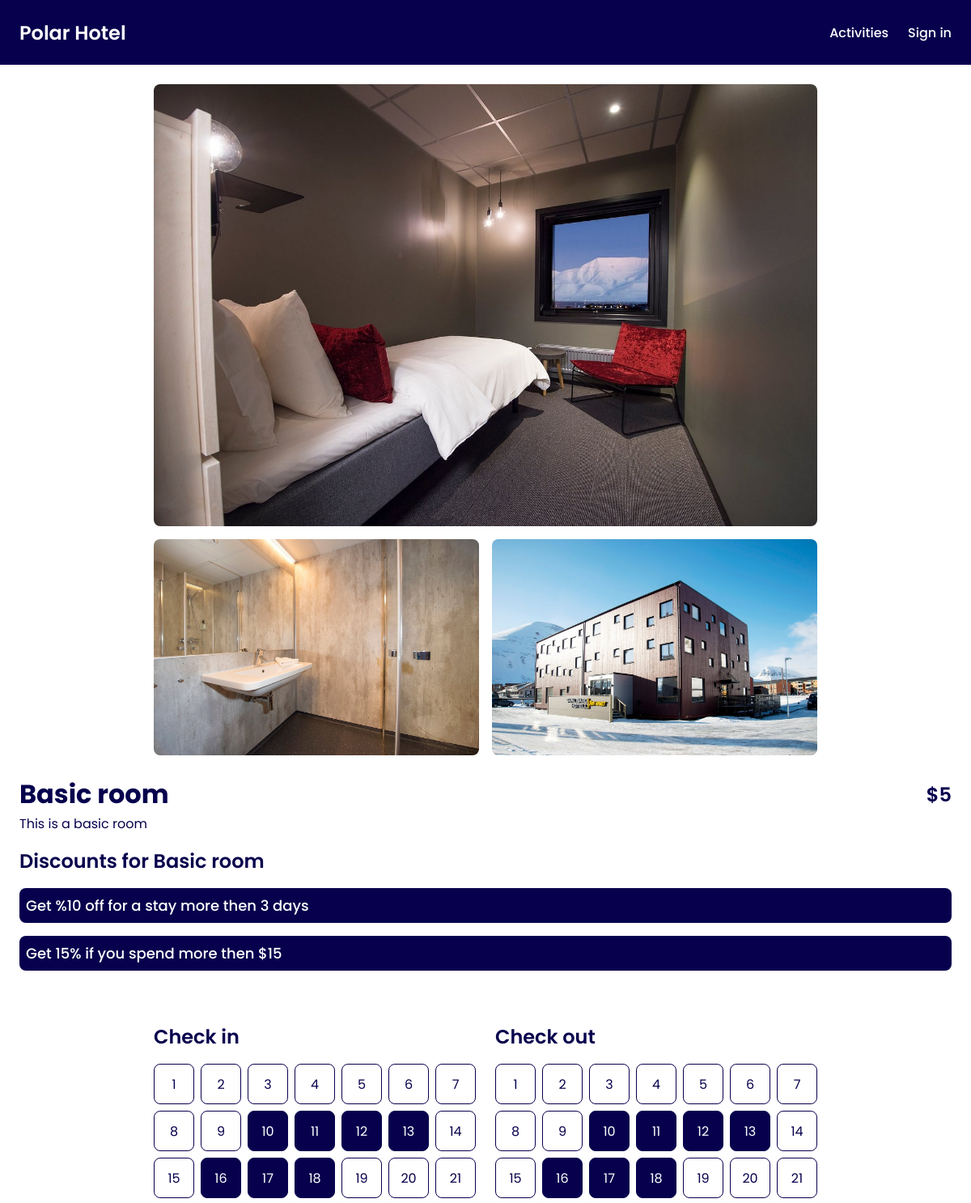
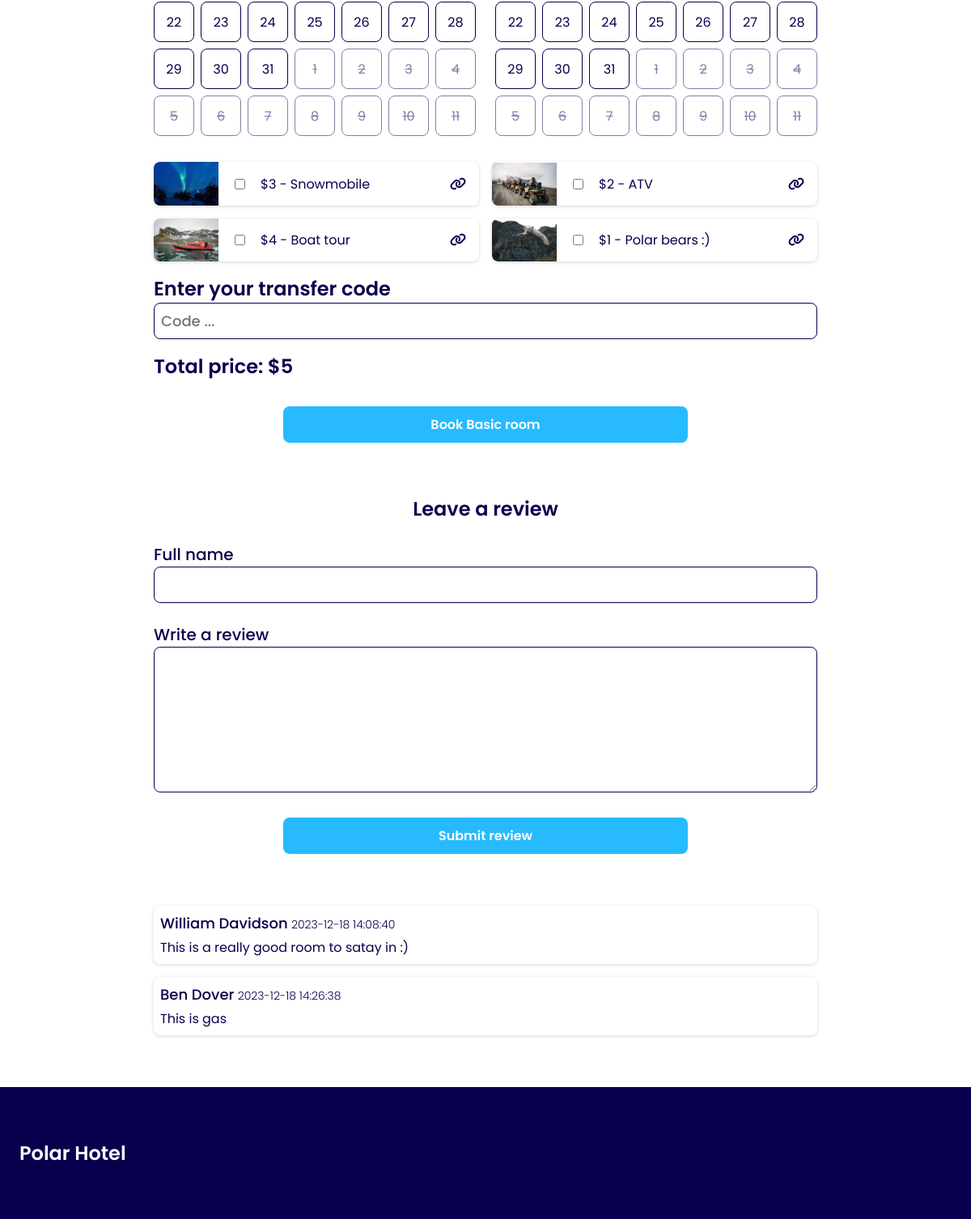
The app's page /room.php?room=009c6170-1ef2-402a-82c2-8c1fc8badce3 with its own data (2 pictures, top to bottom).
### tables this page shows
CREATE TABLE activities (
	id VARCHAR PRIMARY KEY,
	name VARCHAR,
	price INTEGER,
	description VARCHAR,
	image VARCHAR
);

CREATE TABLE room_reviews (
	id INTEGER PRIMARY KEY,
	room_id VARCHAR NOT NULL,
	name VARCHAR,
	review VARCHAR,
	created_date DATETIME DEFAULT CURRENT_TIMESTAMP,
	FOREIGN KEY (room_id) REFERENCES rooms (id)
);

### app/getRooms.php (called while the page is built, shortened)
<?php
require_once __DIR__ . "/../vendor/autoload.php";
$stars = intval($_ENV["STARS"]);
$getRooms = $db->query("SELECT rooms.id, rooms.name, rooms.price, rooms.description, image_room.image FROM rooms
INNER JOIN image_room ON image_room.room_id = rooms.id");
$getRooms->execute();
$rooms = $getRooms->fetchAll(PDO::FETCH_ASSOC);
$mappedRooms = [];
foreach ($rooms as $room) {
    $id = $room["id"];
    $price = intval($room["price"]);
    $price = $price + $stars;
    if (!isset($mappedRooms[$id])) {
        $mappedRooms[$id] = [
            "id" => $id,
            "name" => $room["name"],
            "price" => $price,
            "description" => $room["description"],
            "images" => [],
        ];
    }
    $mappedRooms[$id]["images"][] = $room["image"];
}
$rooms = array_values($mappedRooms);

### app/hotelFunctions.php (called while the page is built, shortened)
<?php
function monthArrayDate(int $timeStamp): array
{
    return [
        "date" => date("Y-m-d", $timeStamp),
        "dayOfWeek" => intval(date("N", $timeStamp)),
        "dayDate" => intval(date("d", $timeStamp)),
        "month" => intval(date("m", $timeStamp)),
    ];
}
function getMonth(int $monthIndex, int $year): array
{
    $monthLength = cal_days_in_month(CAL_GREGORIAN, $monthIndex, $year);
    $month = [];
    $firstDay = date("N", mktime(0, 0, 0, $monthIndex, 1, $year));
    $daysBefore = $firstDay - 1;
    $daysAfter = 42 - $monthLength - $daysBefore;
    for ($idx = 0; $idx < $monthLength; $idx++) {
        $timeStamp = mktime(0, 0, 0, $monthIndex, $idx + 1, $year);
        $month[] = monthArrayDate($timeStamp);
    }
    if ($daysAfter > 0) {
        for ($idx = 1; $idx <= $daysAfter; $idx++) {
            $timeStamp = mktime(0, 0, 0, $monthIndex, $monthLength + $idx, $year);
            $month[] = monthArrayDate($timeStamp);
        }
    }
    return $month;
}
function filterForId(array $arrays, string $arrayId): array
{
    $filteredArray = array_filter($arrays, function ($array) use ($arrayId) {
        return $array["id"] === $arrayId;
    });
    $filteredArray = reset($filteredArray);
    return !$filteredArray ? [] : $filteredArray;
}
function isDateBooked(int $date, array $bookedCheckIn, array $bookedCheckOut): bool
{
    foreach ($bookedCheckIn as $index => $checkIn) {
        $checkOut = $bookedCheckOut[$index];
        if ($date >= strtotime($checkIn) && $date <= strtotime($checkOut)) {
            return true;
        }
    }
    return false;
}

### app/getOffers.php (called while the page is built, shortened)
<?php
require_once __DIR__ . "/autoload.php";
$getOffers = $db->query("SELECT offers.*, offer_room.room_id FROM offers INNER JOIN offer_room ON offer_room.offer_id = offers.id;");
$offers = $getOffers->fetchAll(PDO::FETCH_ASSOC);
$mappedOffers = [];
foreach ($offers as $offer) {
    $id = $offer["id"];
    if (!isset($mappedOffers[$id])) {
        $mappedOffers[$id] = [
            "id" => $id,
            "name" => $offer["name"],
            "discount" => intval($offer["discount"]),
            "requirement" => $offer["requirement"],
            "requirement_amount" => $offer["requirement_amount"],
            "rooms" => [],
        ];
    }
    $mappedOffers[$id]["rooms"][] = $offer["room_id"];
}
$offers = array_values($mappedOffers);

### app/getBookedRooms.php (called while the page is built, shortened)
<?php
require_once __DIR__ . "/autoload.php";
$selectBookedRooms = $db->prepare("SELECT * FROM booked_rooms WHERE room_id = :room_id");
$selectBookedRooms->bindParam(":room_id", $room["id"], PDO::PARAM_STR);
$selectBookedRooms->execute();
$bookedRooms = $selectBookedRooms->fetchAll(PDO::FETCH_ASSOC);

### app/getActivities.php (called while the page is built, shortened)
<?php
require_once __DIR__ . "/autoload.php";
$selectActivities = $db->query("SELECT * FROM activities");
$selectActivities->execute();
$activities = $selectActivities->fetchAll(PDO::FETCH_ASSOC);

### app/getReviews.php (called while the page is built, shortened)
<?php
require_once __DIR__ . "/autoload.php";
if (isset($roomId)) {
    $getReviews = $db->prepare("SELECT name, review, created_date FROM room_reviews WHERE room_id = :room_id");
    $getReviews->bindParam(":room_id", $roomId, PDO::PARAM_STR);
    $getReviews->execute();
    $reviews = $getReviews->fetchAll(PDO::FETCH_ASSOC);
}

### room.php (the view, shortened to what this page needs)
<?php
require_once __DIR__ . "/views/header.php";
require_once __DIR__ . "/views/navigation.php";
require __DIR__ . "/app/getRooms.php";
require __DIR__ . "/app/getActivities.php";
require __DIR__ . "/app/getOffers.php";
$roomId = $_GET["room"];
$room = filterForId($rooms, $roomId);
require __DIR__ . "/app/getBookedRooms.php";
require __DIR__ . "/app/getReviews.php";
$bookedCheckIn = array_column($bookedRooms, "check_in");
$bookedCheckOut = array_column($bookedRooms, "check_out");
$roomOffers = array_filter($offers, function ($offer) use ($room) {
    return in_array($room["id"], $offer["rooms"]);
});
?>
<main class="room-main max-w-section">
    <div class="room-content-order">
        <div class="column room-info-container space-between">
            <div>
                <div class="space-between name-price-title">
                    <h1><?= $room["name"]; ?></h1>
                    <h3><?= "$" . $room["price"]; ?></h3>
                </div>
                <div><?= $room["description"]; ?></div>
            </div>
            <?php if (count($roomOffers) > 0) : ?>
                <div class="room-discount-container">
                    <h3 class="room-discount-title">Discounts for <?= $room["name"]; ?></h3>
                    <?php foreach ($roomOffers as $roomOffer) : ?>
                        <div class="room-discount-card"><?= $roomOffer["name"]; ?></div>
                    <?php endforeach; ?>
                </div>
            <?php endif; ?>
        </div>
        <div class="room-gallery-grid">
            <?php foreach ($room["images"] as $image) : ?>
                <img src=<?= "./assets/images/" . $image; ?> alt="hotel room">
            <?php endforeach; ?>
        </div>
    </div>
    <form method="post" class="book-room-form" action="app/bookRoom.php">
        <div class="check-in-out-calenders">
            <div>
                <h3>Check in</h3>
                <?php
                $calendarIdentifier = "check_in";
                require __DIR__ . "/views/calendar.php"; ?>
            </div>
            <div>
                <h3>Check out</h3>
                <?php
                $calendarIdentifier = "check_out";
                require __DIR__ . "/views/calendar.php"; ?>
            </div>
        </div>
        <div class="room-activities">
            <?php foreach ($activities as $activity) : ?>
                <div class="room-activities-card">
                    <img src="<?= "assets/images/" . $activity["image"] ?>" alt="activity">
                    <input data-price="<?= $activity["price"]; ?>" class="activity-check" type="checkbox" name="activities[]" value="<?= $activity["id"] ?>">
                    <div><?= "$" . $activity["price"] . " - " . $activity["name"] ?></div>
                    <a href="activities.php" class="text-dark-blue flex-grow">
                        <i class="fa-solid fa-link"></i>
                    </a>
                </div>
            <?php endforeach; ?>
        </div>
        <div>
            <label for="transfer-code">
                <h3>Enter your transfer code</h3>
            </label>
            <input autocomplete="off" placeholder="Code ..." class="transfer-code-input" type="text" name="transfer-code" id="transfer-code" required>
        </div>
        <div class="space-between">
            <h3>Total price: <span id="total-price"><?= "$" . $room["price"] ?></span></h3>
        </div>
        <button type="submit" class="submit-btn-blue cart-btn">Book <?= $room["name"]; ?></i></button>
    </form>
    <div class="reviews-container">
        <h3 class="review-title">Leave a review</h3>
        <form class="column review-form" action="app/insertReview.php">
            <div>
                <label class="create-room-label" for="name">Full name</label>
                <input required min="2" class="transfer-code-input" type="text" name="name" id="name">
            </div>
            <div>
                <label class="create-room-label" for="review">Write a review</label>
                <textarea required class="transfer-code-input" name="review" id="review" maxlength="1000" rows="6"></textarea>
            </div>
            <button class="submit-btn-blue cart-btn" type="submit">Submit review</button>
        </form>
        <div class="column reviews">
            <?php foreach ($reviews as $review) : ?>
                <div class="review">
                    <div>
                        <span class="review-name"><?= $review["name"]; ?></span>
                        <span class="review-date"><?= $review["created_date"]; ?></span>
                    </div>
                    <p><?= nl2br($review["review"]) ?></p>
                </div>
            <?php endforeach; ?>
        </div>
    </div>
</main>
<?php require_once __DIR__ . "/views/footer.php"; ?>

### views/header.php (shortened to what this page needs)
<!DOCTYPE html>
<html lang="en">
<head>
    <link rel="stylesheet" href="https://cdnjs.cloudflare.com/ajax/libs/font-awesome/6.5.1/css/all.min.css" />
    <link rel="stylesheet" href="assets/style/style.css">
    <link rel="stylesheet" href="assets/style/mediaQuery.css">
</head>
<body>

### views/navigation.php (shortened to what this page needs)
<header>
    <a href="index.php" class="nav-logo">Polar Hotel</a>
    <nav class="desktop-nav">
        <a href="activities.php">Activities</a>
        <a href=<?= isset($_SESSION["admin"]) ? "app/logout.php" : "login.php" ?>><?= isset($_SESSION["admin"]) ? "Sign out" : "Sign in" ?></a>
    </nav>
</header>

### views/calendar.php (shortened to what this page needs)
<?php
$selectedMonth = intval(date("m", mktime(0, 0, 0, 1, 1, 2024)));
$selectedYear = 2024;
$month = getMonth($selectedMonth, $selectedYear);
$identifier = $calendarIdentifier ?? '';
?>
<div class="calendar-grid">
    <?php foreach ($month as $date) :
        $dateIsBooked = isDateBooked(strtotime($date["date"]), $bookedCheckIn, $bookedCheckOut);
    ?>
        <div id="<?= ($selectedMonth === $date["month"] && !$dateIsBooked) ? 'btn_' . $identifier : '' ?>" class="calendar-cell
        <?= $selectedMonth !== $date["month"] ? 'offset-month' : (!$dateIsBooked ? 'current-month contain-radio' : ""); ?>
        <?= $dateIsBooked ? "date-is-booked" : ""; ?>" title="<?= $dateIsBooked ? $date["date"] . " is already booked" : "Please select a date"; ?>">
            <?= $date["dayDate"] ?>
        </div>
    <?php endforeach; ?>
</div>

### views/footer.php (shortened to what this page needs)
<footer>
    <div class="nav-logo">Polar Hotel</div>
</footer>
</body>
</html>

### assets/style/style.css (style rules this page uses)
:root { --dark-blue: #07004d; --blue: #28bafe; --light-blue: #e3f5fd; --white: #fff; --rounded-md: 16px; --rounded-sm: 8px; }
* { box-sizing: border-box; font-family: "Poppins", sans-serif; }
body { min-height: 100vh; background: var(--white); color: var(--dark-blue); margin: 0; padding: 0; }
footer { background: var(--dark-blue); color: var(--white); padding: 64px 24px; }
h1, h2, h3, p { margin: 0; }
h3 { font-size: 24px; font-weight: 600; }
button, input[type="checkbox"] { border: none; cursor: pointer; }
a { color: var(--white); text-decoration: none; font-weight: 500; font-size: 1rem; }
textarea { resize: vertical; }
.column { display: flex; flex-direction: column; }
.text-dark-blue { color: var(--dark-blue); }
header { display: flex; justify-content: space-between; align-items: center; padding: 16px 24px; width: 100%; height: 80px; background: var(--dark-blue); color: var(--white); position: fixed; top: 0; left: 0; z-index: 50; overflow-x: hidden; }
.nav-logo { user-select: none; font-size: 24px; font-weight: 600; }
.desktop-nav { display: flex; gap: 24px; }
.submit-btn-blue { background: var(--blue); color: var(--white); padding: 10px 0; font-size: 1rem; font-weight: 600; border-radius: var(--rounded-sm); transition: all 0.3s; text-align: center; }
.space-between { display: flex; justify-content: space-between; width: 100%; }
.date-is-booked { background: var(--dark-blue); color: var(--white); cursor: default; }
.reviews-container { max-width: 820px; width: 100%; margin: 0 auto; margin-bottom: 64px; }
.reviews { gap: 16px; }
.review-form { gap: 24px; }
.review-title { text-align: center; margin-bottom: 24px; }
.reviews { margin-top: 64px; }
.review-name { font-size: 18px; font-weight: 500; }
.review-date { font-size: 14px; font-weight: 300; }
.review { display: flex; flex-direction: column; gap: 4px; padding: 8px; border-radius: var(--rounded-sm); box-shadow: rgba(0, 0, 0, 0.16) 0px 1px 4px; }
.max-w-section { max-width: 1440px; width: 100%; margin: 0 auto; }
.create-room-label { font-size: 20px; font-weight: 500; margin-bottom: 8px; }
.room-main { min-height: 100vh; padding: 104px 24px 0 24px; }
.room-gallery-grid { display: grid; grid-template-columns: repeat(2, 1fr); gap: 16px; max-width: 820px; }
.room-gallery-grid img { width: 100%; border-radius: var(--rounded-sm); }
.room-gallery-grid img:nth-child(1) { grid-column: span 2; }
.room-content-order { display: flex; gap: 24px; }
.name-price-title { align-items: center; }
.room-info-container { width: 100%; }
.book-room-form { margin: 64px auto; display: flex; flex-direction: column; gap: 16px; width: 100%; max-width: 820px; }
.calendar-grid { display: grid; grid-template-columns: repeat(7, minmax(40px, 50px)); grid-template-rows: repeat(6, minmax(40px, 50px)); place-content: center; gap: 8px; padding: 16px 0; }
.calendar-cell { padding: 8px; border: 1px solid var(--dark-blue); border-radius: var(--rounded-sm); display: flex; justify-content: center; align-items: center; user-select: none; }
.offset-month { opacity: 0.5; text-decoration: line-through; }
.current-month { cursor: pointer; transition: background 0.2s ease-out, color 0.2s ease-out; }
.contain-radio { position: relative; }
.check-in-out-calenders { display: flex; flex-direction: column; align-items: center; justify-content: center; gap: 24px; }
.room-activities { display: grid; grid-template-columns: repeat(auto-fill, minmax(350px, 1fr)); gap: 16px; }
.room-activities-card { display: flex; align-items: center; gap: 16px; padding-right: 16px; width: 100%; overflow: hidden; border-radius: var(--rounded-sm); box-shadow: rgba(0, 0, 0, 0.16) 0px 1px 4px; }
.room-activities-card img { width: 80px; object-fit: cover; object-position: center; }
.flex-grow { flex-grow: 1; text-align: end; }
.transfer-code-input { width: 100%; border: 1px solid var(--dark-blue); border-radius: var(--rounded-sm); padding: 8px; font-size: 18px; font-weight: 500; }
.room-discount-container { display: flex; flex-direction: column; gap: 16px; margin-top: 16px; }
.room-discount-card { padding: 8px; font-size: 18px; font-weight: 500; border-radius: var(--rounded-sm); background: var(--dark-blue); color: var(--white); }
.cart-btn { max-width: 500px; width: 100%; margin: 0 auto; }

### assets/style/mediaQuery.css (style rules this page uses)
@media (max-width: 1200px) { .room-content-order { flex-direction: column-reverse; } }
@media (max-width: 1200px) { .room-gallery-grid { margin: 0 auto; } }
@media (min-width: 900px) { .check-in-out-calenders { flex-direction: row; } }

### records on screen
activities: image (picture), price "3", name "Snowmobile"
activities: image (picture), price "2", name "ATV"
activities: image (picture), price "4", name "Boat tour"
activities: image (picture), price "1", name "Polar bears :)"
room_reviews: name "William Davidson", created_date "2023-12-18 14:08:40", review "This is a really good room to satay in :)"
room_reviews: name "Ben Dover", created_date "2023-12-18 14:26:38", review "This is gas"

### other values on screen
$room["name"] "Basic room"
$room["price"] "5"
$room["description"] "This is a basic room"
$roomOffer["name"] "Get %10 off for a stay more then 3 days"
$roomOffer["name"] "Get 15% if you spend more then $15"
$date["dayDate"] "1"
$date["dayDate"] "2"
$date["dayDate"] "3"
$date["dayDate"] "4"
$date["dayDate"] "5"
$date["dayDate"] "6"
$date["dayDate"] "7"
$date["dayDate"] "8"
$date["dayDate"] "9"
$date["dayDate"] "10"
